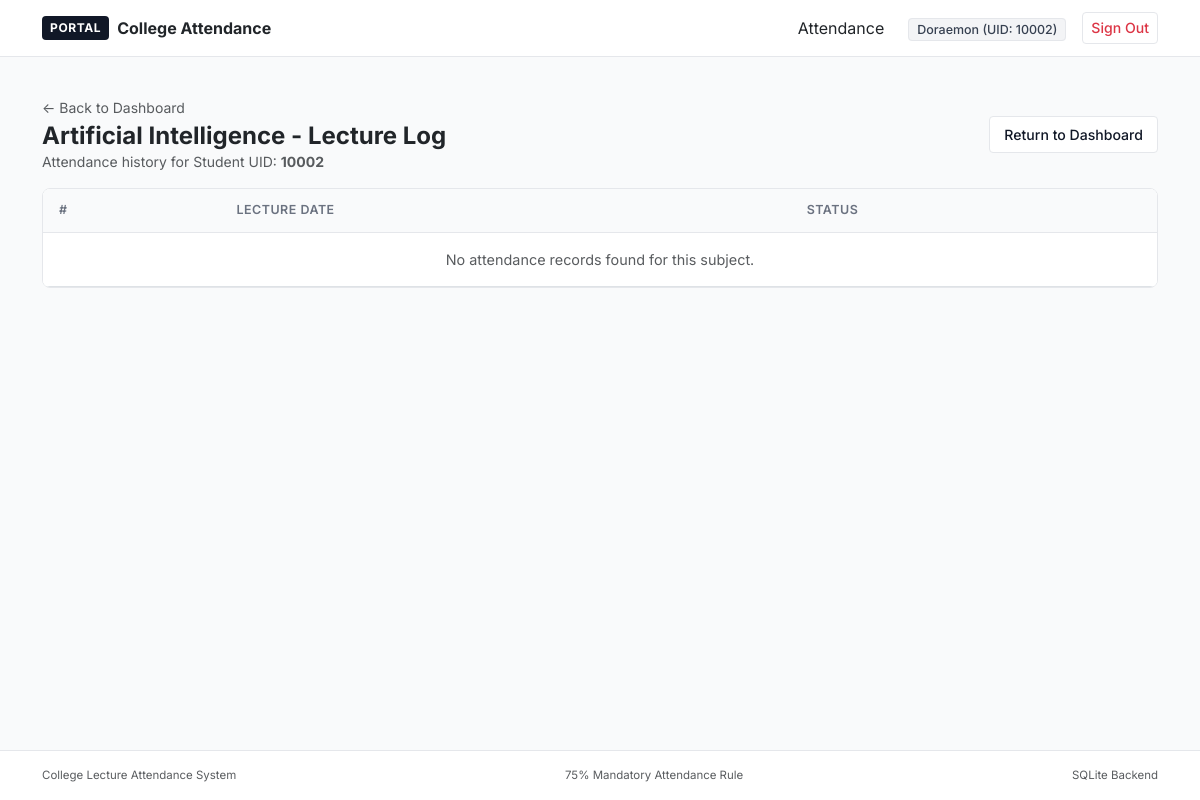
The app's page /student/subjects/1/history (signed in), older data.
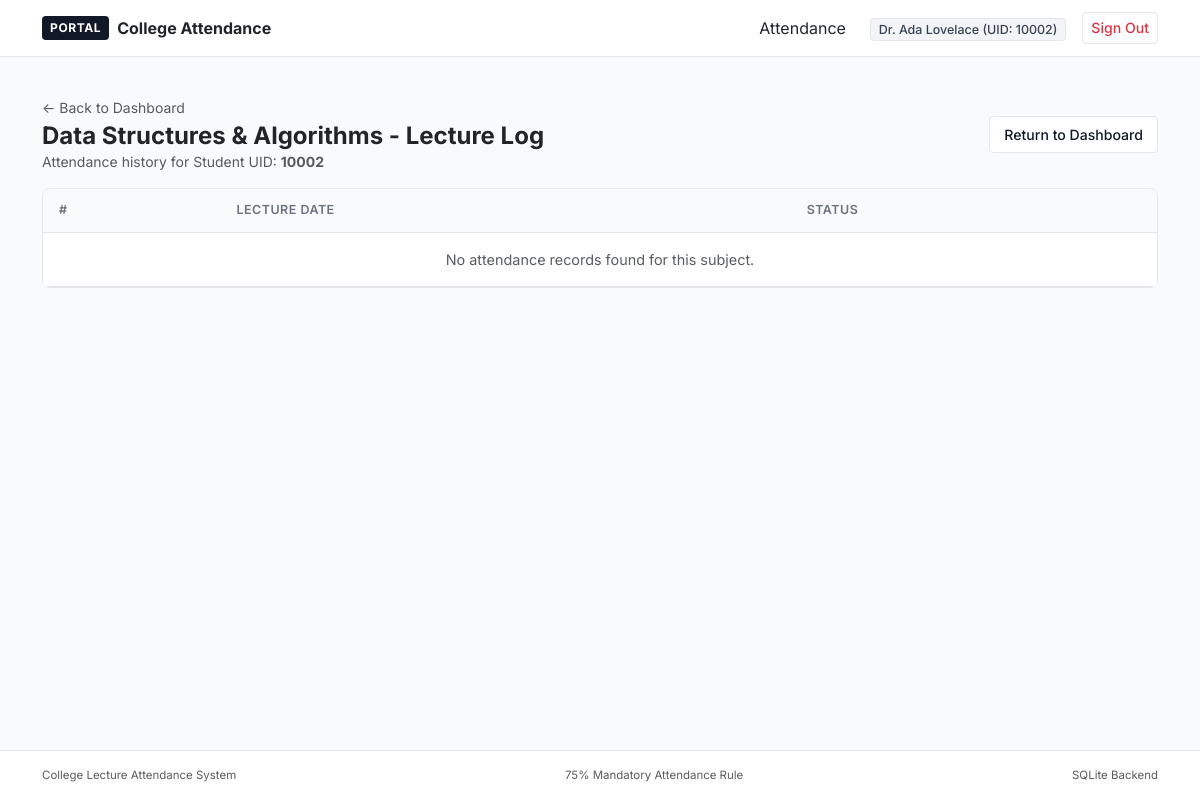
The same page, newer data.
### tables this page shows
CREATE TABLE subjects (
        subject_id INTEGER PRIMARY KEY AUTOINCREMENT,
        subject_name TEXT NOT NULL,
        dept_code TEXT NOT NULL,
        assigned_teacher_id INTEGER,
        total_planned_lectures INTEGER DEFAULT 40,
        FOREIGN KEY (dept_code) REFERENCES departments (dept_code) ON DELETE CASCADE,
        FOREIGN KEY (assigned_teacher_id) REFERENCES faculty (faculty_id) ON DELETE SET NULL
    );

### website/app.py (the view)
@app.route('/student/subjects/<int:subject_id>/history')
@student_required
def student_subject_history(subject_id):
    uid = session.get('user_id')
    conn = get_connection()
    cursor = conn.cursor()
    cursor.execute("SELECT subject_name FROM subjects WHERE subject_id = ?", (subject_id,))
    row = cursor.fetchone()
    subject_name = row['subject_name'] if row else "Subject"
    history = student_service.get_student_subject_history(conn, uid, subject_id)
    conn.close()
    return render_template(
        'student/subject_history.html',
        student_uid=uid,
        subject_name=subject_name,
        history=history
    )

### database.py (called while the page is built)
def get_connection(db_path=DB_PATH):
    conn = sqlite3.connect(db_path)
    conn.row_factory = sqlite3.Row
    conn.execute("PRAGMA foreign_keys = ON;")
    return conn

### services/student_service.py (called while the page is built)
def get_student_subject_history(conn: sqlite3.Connection, student_uid: int, subject_id: int) -> List[Dict[str, Any]]:
    cursor = conn.cursor()
    cursor.execute(
        """
        SELECT a.date, a.status, s.subject_name
        FROM attendance a
        JOIN subjects s ON a.subject_id = s.subject_id
        WHERE a.student_uid = ? AND a.subject_id = ?
        ORDER BY a.date ASC
        """,
        (student_uid, subject_id)
    )
    return [dict(row) for row in cursor.fetchall()]

### website/app.py (called while the page is built)
def student_required(f):
    @wraps(f)
    def decorated_function(*args, **kwargs):
        if session.get('user_role') != 'student':
            flash("Please sign in with your 6-digit Student UID to access your dashboard.", "warning")
            return redirect(url_for('login'))
        return f(*args, **kwargs)
    return decorated_function

### website/templates/student/subject_history.html (shortened to what this page needs)
{% extends 'base.html' %}
{% block content %}
<div class="d-flex flex-column flex-md-row justify-content-between align-items-md-center gap-2 mb-3">
  <div>
    <div class="d-flex align-items-center gap-2 mb-1">
      <a href="{{ url_for('student_dashboard') }}" class="text-decoration-none text-muted small">&larr; Back to Dashboard</a>
    </div>
    <h4 class="fw-bold text-dark mb-0">{{ subject_name }} - Lecture Log</h4>
    <p class="text-muted small mb-0">Attendance history for Student UID: <strong>{{ student_uid }}</strong></p>
  </div>
  <a href="{{ url_for('student_dashboard') }}" class="btn btn-sm btn-light-min">
    Return to Dashboard
  </a>
</div>
<div class="card card-white p-0 overflow-hidden mb-3">
  <div class="table-responsive">
    <table class="table table-minimal align-middle">
      <thead>
        <tr>
          <th>#</th>
          <th>Lecture Date</th>
          <th>Status</th>
        </tr>
      </thead>
      <tbody>
        {% for record in history %}
          <tr>
            <td><span class="badge-neutral">Lec {{ loop.index }}</span></td>
            <td class="fw-semibold text-dark">{{ record.date }}</td>
            <td>
              {% if record.status == 'P' %}
                <span class="badge-safe">Present (P)</span>
              {% else %}
                <span class="badge-danger-min">Absent (A)</span>
              {% endif %}
            </td>
          </tr>
        {% else %}
          <tr><td colspan="3" class="text-center py-3 text-muted">No attendance records found for this subject.</td></tr>
        {% endfor %}
      </tbody>
    </table>
  </div>
</div>
{% endblock %}

Row changes from the older to the newer data that the page shows:
changed subjects: subject_name "Artificial Intelligence" → "Data Structures & Algorithms"
Text that changed along with them:
{{ session.get('user_name') }}: "Doraemon" → "Dr. Ada Lovelace"
